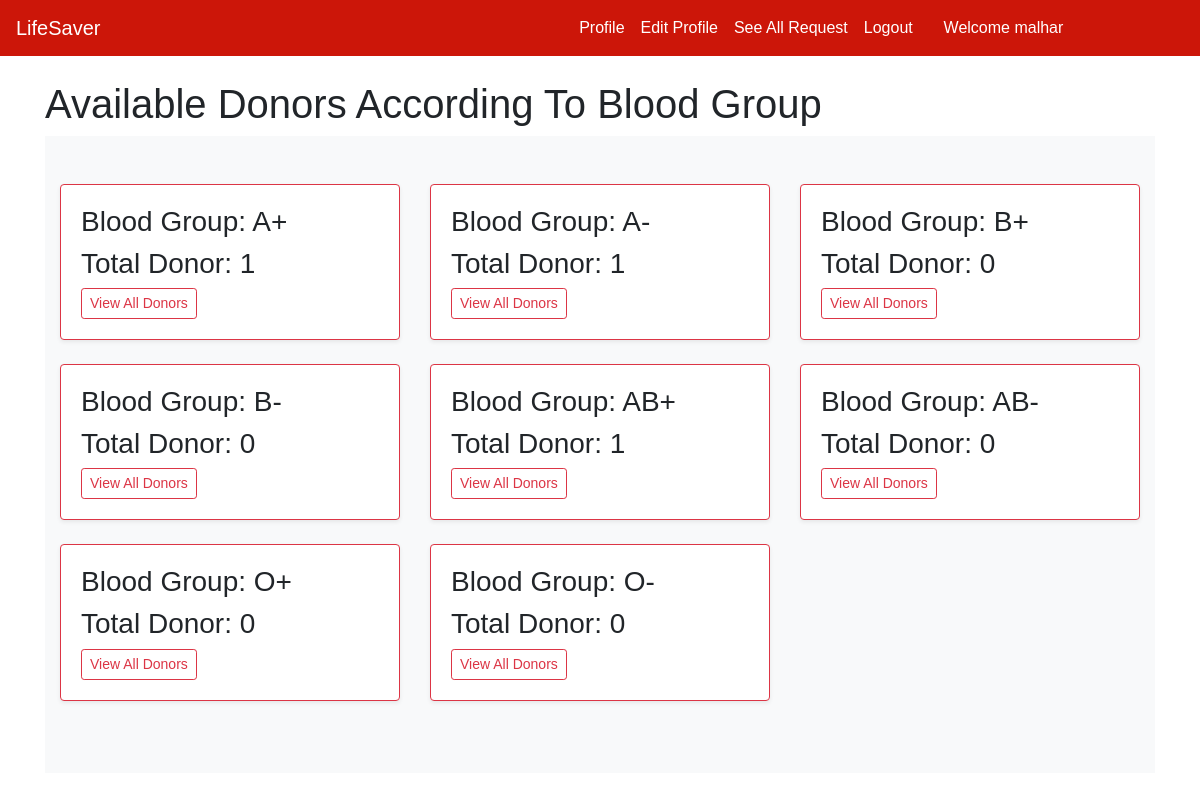
The app's page / (signed in) with its own data.
### home/models.py (models this page shows, shortened)
class BloodGroup(models.Model):
    name = models.CharField(max_length=5)

### home/views.py (the view)
# urls.py: path("", views.index, name="index"),
def index(request):
    all_group = BloodGroup.objects.annotate(total=Count('donor'))
    return render(request, "index.html", {'all_group':all_group})

### home/templates/index.html (shortened to what this page needs)
{% extends 'base.html' %}
{% load static %}
{% block body %}
<div class="container">
<h1>Available Donors According To Blood Group</h1>
  <div class="album py-5 bg-light">
    <div class="container">
      <div class="row">
        {% for i in all_group %}
        <div class="col-md-4">
          <div class="card mb-4 shadow-sm border-danger">
            <div class="card-body">
              <h3 class="card-text">Blood Group: {{i.name}}</h3>
              <h3 class="card-text">Total Donor: {{i.total}}</h3>
              <div class="d-flex justify-content-between align-items-center">
                <div class="btn-group">
                  <a href="/donors_list/{{i.id}}/" class="btn btn-sm btn-outline-danger">View All Donors</a>
                </div>
              </div>
            </div>
          </div>
        </div>
        {% endfor %}
      </div>
    </div>
  </div>
</div>
{% endblock %}

### home/templates/base.html (shortened to what this page needs)
<!doctype html>
<html lang="en">
<head>
    <link rel="stylesheet" href="https://stackpath.bootstrapcdn.com/bootstrap/4.5.0/css/bootstrap.min.css"
>
</head>
<body>
    <nav class="navbar navbar-expand-lg navbar-dark sticky-top">
        <a class="navbar-brand" href="/">LifeSaver</a>
        <div class="collapse navbar-collapse" id="navbarNavAltMarkup" style="margin-left: 350px;">
            <div class="container w-75">
            <div class="navbar-nav">
                {% if request.user.is_authenticated %}
                <a class="nav-item nav-link active" href="/profile/">Profile</a>
                <a class="nav-item nav-link active" href="/edit_profile/">Edit Profile</a>
                <a class="nav-item nav-link active" href="/see_all_request/">See All Request</a>
                <a class="nav-item nav-link active" href="/logout/">Logout</a>
                {% endif %}
            </div>
            {% if request.user.is_authenticated %}
            <a href="#" class="nav-item nav-link active" style="color: white;">Welcome {{request.user}}</a>
            {% endif %}
        </div>
        </div>
    </nav><br>
        {% block body %}
        {% endblock %}
</body>
</html>

### home/templates/base.html (style rules this page uses)
.navbar { background-color: #cc1609; }
* { font-family: Impact, Haettenschweiler, 'Arial Narrow Bold', sans-serif; }

### records on screen
BloodGroup: name "A+", total "1"
BloodGroup: name "A-", total "1"
BloodGroup: name "B+", total "0"
BloodGroup: name "B-", total "0"
BloodGroup: name "AB+", total "1"
BloodGroup: name "AB-", total "0"
BloodGroup: name "O+", total "0"
BloodGroup: name "O-", total "0"

### other values on screen
{{ request.user }} "malhar"
